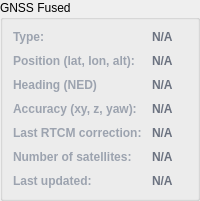
                                                <widget class="QGroupBox" name="gnssfix_group">
                                                    <property name="title">
                                                        <string>GNSS Fused</string>
                                                    </property>
                                                    <layout class="QGridLayout" name="gridLayout_7" columnstretch="0,1">
                                                        <property name="leftMargin">
                                                            <number>10</number>
                                                        </property>
                                                        <property name="topMargin">
                                                            <number>10</number>
                                                        </property>
                                                        <property name="rightMargin">
                                                            <number>10</number>
                                                        </property>
                                                        <property name="bottomMargin">
                                                            <number>10</number>
                                                        </property>
                                                        <property name="spacing">
                                                            <number>10</number>
                                                        </property>
                                                        <item row="0" column="1">
                                                            <widget class="QLabel" name="gnss_fix_label">
                                                                <property name="styleSheet">
                                                                    <string notr="true">color:
                                                                        #6b7280; font-weight: 700;</string>
                                                                </property>
                                                                <property name="text">
                                                                    <string>N/A</string>
                                                                </property>
                                                            </widget>
                                                        </item>
                                                        <item row="7" column="0">
                                                            <widget class="QLabel" name="gnss_time_static_label">
                                                                <property name="styleSheet">
                                                                    <string notr="true">color:
                                                                        #9ca3af; font-weight: 600;</string>
                                                                </property>
                                                                <property name="text">
                                                                    <string>Last updated:</string>
                                                                </property>
                                                            </widget>
                                                        </item>
                                                        <item row="7" column="1">
                                                            <widget class="QLabel" name="gnss_time_label">
                                                                <property name="styleSheet">
                                                                    <string notr="true">color:
                                                                        #6b7280; font-weight: 700;</string>
                                                                </property>
                                                                <property name="text">
                                                                    <string>N/A</string>
                                                                </property>
                                                            </widget>
                                                        </item>
                                                        <item row="2" column="1">
                                                            <widget class="QLabel" name="gnss_head_label">
                                                                <property name="styleSheet">
                                                                    <string notr="true">color:
                                                                        #6b7280; font-weight: 700;</string>
                                                                </property>
                                                                <property name="text">
                                                                    <string>N/A</string>
                                                                </property>
                                                            </widget>
                                                        </item>
                                                        <item row="0" column="0">
                                                            <widget class="QLabel" name="gnss_fix_static_label">
                                                                <property name="styleSheet">
                                                                    <string notr="true">color:
                                                                        #9ca3af; font-weight: 600;</string>
                                                                </property>
                                                                <property name="text">
                                                                    <string>Type:</string>
                                                                </property>
                                                            </widget>
                                                        </item>
                                                        <item row="2" column="0">
                                                            <widget class="QLabel" name="gnss_head_static_label">
                                                                <property name="styleSheet">
                                                                    <string notr="true">color:
                                                                        #9ca3af; font-weight: 600;</string>
                                                                </property>
                                                                <property name="text">
                                                                    <string>Heading (NED)</string>
                                                                </property>
                                                            </widget>
                                                        </item>
                                                        <item row="1" column="0">
                                                            <widget class="QLabel" name="gnss_pos_static_label">
                                                                <property name="styleSheet">
                                                                    <string notr="true">color:
                                                                        #9ca3af; font-weight: 600;</string>
                                                                </property>
                                                                <property name="text">
                                                                    <string>Position (lat, lon, alt):</string>
                                                                </property>
                                                            </widget>
                                                        </item>
                                                        <item row="1" column="1">
                                                            <widget class="QLabel" name="gnss_pos_label">
                                                                <property name="styleSheet">
                                                                    <string notr="true">color:
                                                                        #6b7280; font-weight: 700;</string>
                                                                </property>
                                                                <property name="text">
                                                                    <string>N/A</string>
                                                                </property>
                                                            </widget>
                                                        </item>
                                                        <item row="3" column="0">
                                                            <widget class="QLabel" name="gnss_accuracy_static_label">
                                                                <property name="styleSheet">
                                                                    <string notr="true">color:
                                                                        #9ca3af; font-weight: 600;</string>
                                                                </property>
                                                                <property name="text">
                                                                    <string>Accuracy (xy, z, yaw):</string>
                                                                </property>
                                                            </widget>
                                                        </item>
                                                        <item row="5" column="0">
                                                            <widget class="QLabel" name="gnss_last_rtcm_static_label">
                                                                <property name="styleSheet">
                                                                    <string notr="true">color:
                                                                        #9ca3af; font-weight: 600;</string>
                                                                </property>
                                                                <property name="text">
                                                                    <string>Last RTCM correction:</string>
                                                                </property>
                                                            </widget>
                                                        </item>
                                                        <item row="6" column="1">
                                                            <widget class="QLabel" name="gnss_num_satellites_label">
                                                                <property name="styleSheet">
                                                                    <string notr="true">color:
                                                                        #6b7280; font-weight: 700;</string>
                                                                </property>
                                                                <property name="text">
                                                                    <string>N/A</string>
                                                                </property>
                                                            </widget>
                                                        </item>
                                                        <item row="5" column="1">
                                                            <widget class="QLabel" name="gnss_last_rtcm_correction_label">
                                                                <property name="styleSheet">
                                                                    <string notr="true">color:
                                                                        #6b7280; font-weight: 700;</string>
                                                                </property>
                                                                <property name="text">
                                                                    <string>N/A</string>
                                                                </property>
                                                            </widget>
                                                        </item>
                                                        <item row="6" column="0">
                                                            <widget class="QLabel" name="gnss_num_satellites_static_label">
                                                                <property name="styleSheet">
                                                                    <string notr="true">color:
                                                                        #9ca3af; font-weight: 600;</string>
                                                                </property>
                                                                <property name="text">
                                                                    <string>Number of satellites:</string>
                                                                </property>
                                                            </widget>
                                                        </item>
                                                        <item row="3" column="1">
                                                            <widget class="QLabel" name="gnss_accuracy_label">
                                                                <property name="styleSheet">
                                                                    <string notr="true">color:
                                                                        #6b7280; font-weight: 700;</string>
                                                                </property>
                                                                <property name="text">
                                                                    <string>N/A</string>
                                                                </property>
                                                            </widget>
                                                        </item>
                                                    </layout>
                                                </widget>
